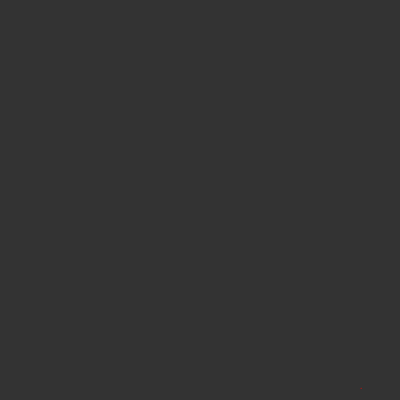
Frame 1 (no input)
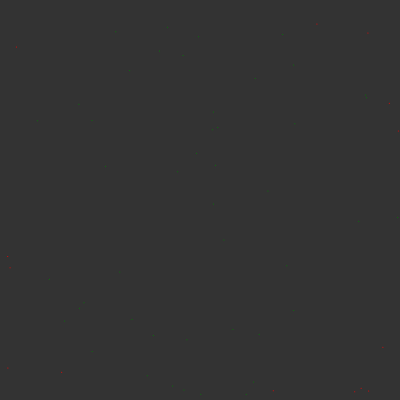
Frame 60 (no input)
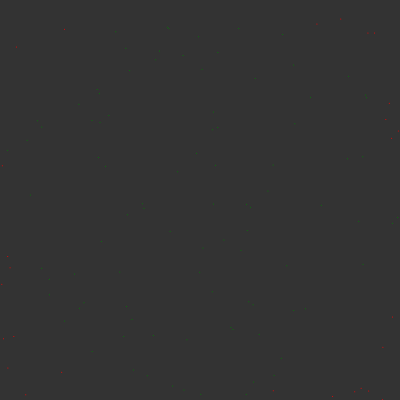
Frame 120 (the mouse pressed at the canvas centre since frame 60)

The p5.js sketch that drew these frames (run headless with seeded random() and noise() and a simulated clock; from frame 60 on, the mouse is pressed at the canvas centre):

// p5.js sketch
// ── sketch.js

function setup() {
  createCanvas(400,400);
  background(51);
}
p = 0;
s = 0;
points = []

function draw() {
  s ++;
  pa = Math.random() * 2 - 1;
  pb = Math.random() * 2 - 1;
  if(Math.sqrt(pa*pa+pb*pb) < 1){
    stroke('green');
    p ++;
  } else {
    stroke('red');
  }
  point((pa+1)*200,(pb+1)*200);
  //console.log((4*p)/s);
  
}
